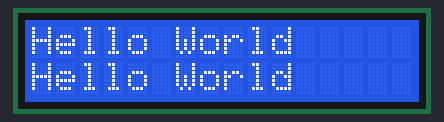
Bench run of a sketch on a simulated Arduino Uno, built with avr-gcc and run on an emulated ATmega328P. Shown: 16×2 character LCD.

Above: at 0.1 s.
At 1.1 s:
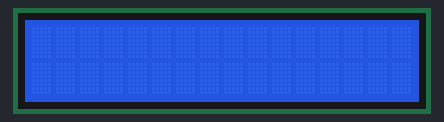

The sketch:

LV04_ZAD04.ino
```cpp
#include <Wire.h>
#include <LiquidCrystal_I2C.h>

LiquidCrystal_I2C lcd(0x27, 16, 2);

void setup() {
  lcd.begin();
}

void loop() {
  lcd.backlight();

  lcd.setCursor(0, 0);
  lcd.print("Hello World");
  lcd.setCursor(0, 1);
  lcd.print("Hello World");

  delay(1000);

  //lcd.noBacklight();   isključivanje pozadinskog osvjetljenja LCD-a

  lcd.clear();
  delay(1000);
}
```

Measured:
- what the display in image 1 shows lasts 1.0 s, from 1.1 s to 2.1 s
